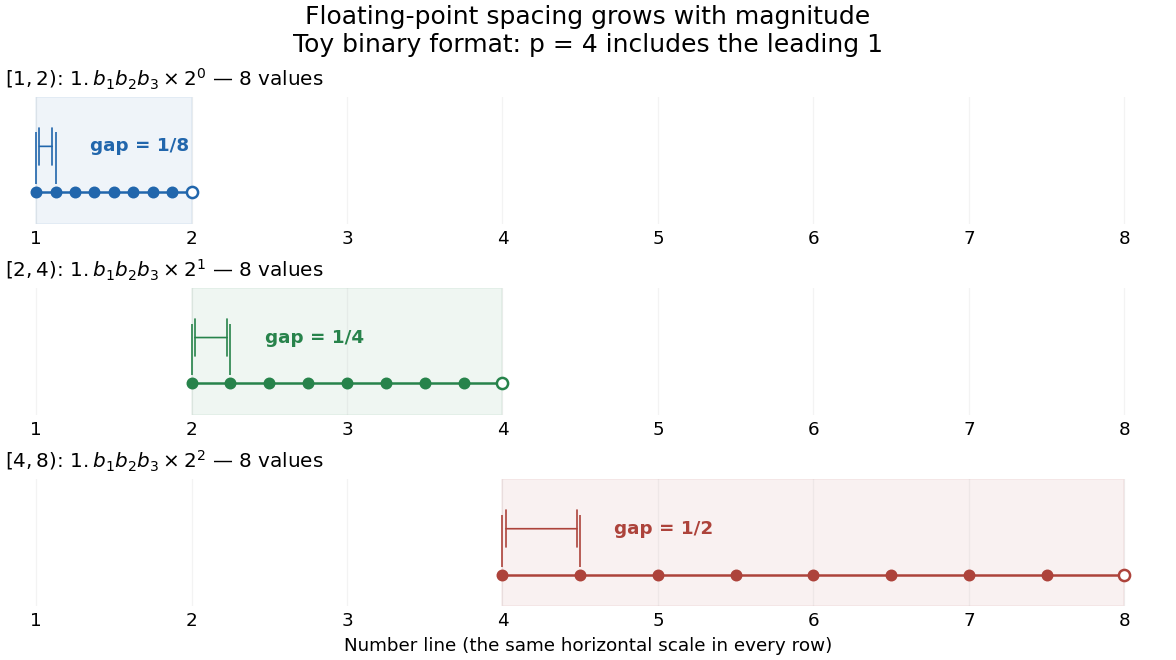

This chart was generated by the following Python code:
"""Plot normalized binary numbers with four significant bits; PNG goes to cwd.

Tested with Python 3.14.4, NumPy 2.3.5, Matplotlib 3.10.7+dfsg1.
Run via Makefile: make _media/floating-point-spacing.png
"""

from pathlib import Path

import matplotlib.pyplot as plt
import numpy as np


def main():
    plt.rcParams.update({"font.size": 11, "axes.titlesize": 12})
    fig, axes = plt.subplots(3, 1, figsize=(9.8, 5.5), sharex=True,
                             layout="constrained")
    fig.patch.set_facecolor("white")
    colors = ["#2166ac", "#27834b", "#ad433b"]
    for e, (ax, color) in enumerate(zip(axes, colors)):
        gap = 2.0 ** (e - 3)
        points = (1 + np.arange(8) / 8) * 2.0**e
        start, stop = 2.0**e, 2.0 ** (e + 1)
        assert np.array_equal(np.diff(points), np.full(7, gap))
        assert points[0] == start and points[-1] == stop - gap
        ax.set_facecolor("white")
        ax.axvspan(start, stop, color=color, alpha=0.07)
        ax.hlines(0, start, stop, color=color, lw=1.5)
        ax.scatter(points, np.zeros(8), color=color, s=38, zorder=4)
        ax.scatter([stop], [0], facecolors="white", edgecolors=color,
                   s=45, linewidths=1.5, zorder=5)
        # The open endpoint belongs to the next interval, not this one.
        ax.vlines(points[:2], 0.04, 0.30, color=color, lw=1)
        ax.annotate("", (points[1], 0.23), (points[0], 0.23),
                    arrowprops={"arrowstyle": "|-|", "color": color})
        fraction = ["1/8", "1/4", "1/2"][e]
        ax.text(points[1] + 0.22, 0.23, f"gap = {fraction}",
                va="center", color=color, weight="bold")
        ax.set_title(rf"$[{{{int(start)}}},{{{int(stop)}}})$: "
                     rf"$1.b_1b_2b_3\times 2^{{{e}}}$ — 8 values",
                     loc="left")
        ax.set(ylim=(-0.16, 0.48), yticks=[], xlim=(0.8, 8.3))
        ax.spines[["top", "left", "right", "bottom"]].set_visible(False)
        ax.tick_params(axis="x", length=0, labelbottom=True)
        ax.set_xticks([1, 2, 3, 4, 5, 6, 7, 8])
        ax.grid(axis="x", alpha=0.15)
    axes[-1].set_xlabel("Number line (the same horizontal scale in every row)")
    fig.suptitle("Floating-point spacing grows with magnitude\n"
                 "Toy binary format: p = 4 includes the leading 1", fontsize=15)
    fig.savefig(Path.cwd() / "floating-point-spacing.png", dpi=120,
                facecolor="white", transparent=False)
    plt.close(fig)


if __name__ == "__main__":
    main()
